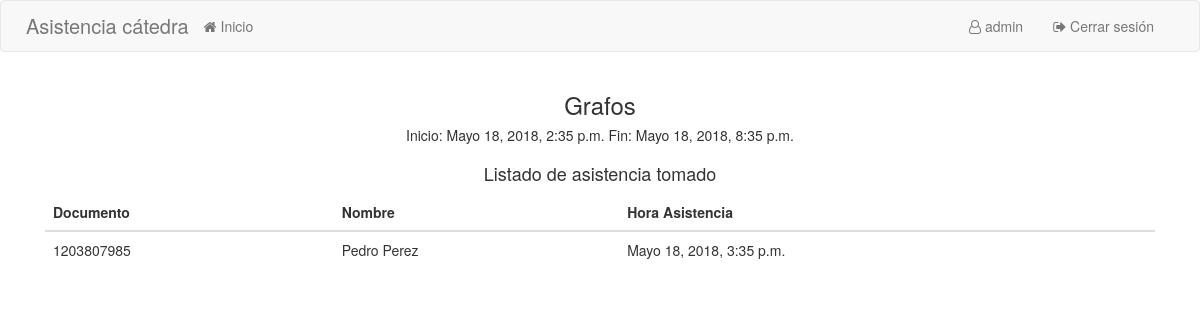
Before: /clase/1/3/ (signed in) with the older database file.
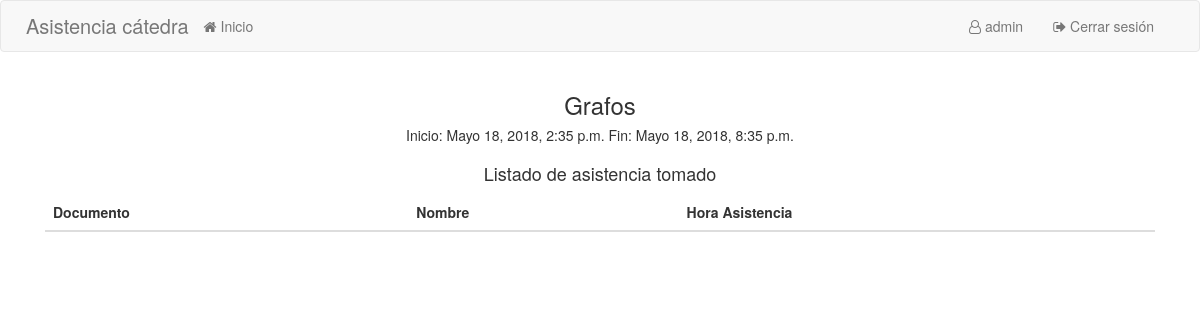
After: the same page with the newer database file.
### qr/models.py (models this page shows, shortened)
class Asistencia(models.Model):
    curso = models.ForeignKey(Curso, on_delete=models.CASCADE)
    estudiante = models.ForeignKey(Estudiante, on_delete=models.CASCADE)
    monitor = models.ForeignKey(User, on_delete=models.CASCADE)
    fecha = models.DateTimeField(default=datetime.now)

class Estudiante(models.Model):
    identificacion = models.CharField(max_length=20)
    tipo_documento = models.CharField(max_length=30, choices=DOCUMENTOS)
    nombre = models.CharField(max_length=200)
    correo = models.CharField(max_length=100)
    cursos = models.ManyToManyField(Curso)

### qr/views.py (the view)
# urls.py: url(r"^clase/(?P<id_curso>[0-9]+)/(?P<id_clase>[0-9]+)/$", views.clase, name="clase"),
def clase(request,id_curso, id_clase):
    curso = get_object_or_404(Curso, pk=id_curso)
    clase = get_object_or_404(Clase, pk=id_clase)
    monitor = get_object_or_404(User, pk=request.user.id)
    if request.user.is_authenticated():
        if request.method == "POST":
            qr_text = request.body.decode("utf-8").split("?")
            estudiante = get_object_or_404(Estudiante, identificacion=qr_text[0])
            response = {}
            if curso in estudiante.cursos.all() and curso.identificador == int(qr_text[1]) and monitor in curso.monitores.all():
                asistencia = Asistencia.objects.create(curso=curso, estudiante=estudiante, monitor=monitor, fecha=datetime.now(tz=timezone.utc))
                response["status"] = 200
                response["message"] = "Asistencia tomada con exito"
                response["asistencia"] = {"nombre": asistencia.estudiante.nombre, "documento": asistencia.estudiante.identificacion}
                print("Asistencia tomada")
            else:
                response["status"] = -200
                response["message"] = "No se puede tomar la asistencia al estudiante"
                print("Error al tomar asistencia")
            return HttpResponse(JsonResponse(response))
    asistencias = Asistencia.objects.filter(Q(fecha__gt=clase.inicio) & Q(fecha__lt=clase.fin) & Q(curso=curso))
    context = {
        "clase": clase,
        "curso": curso,
        "active": clase.inicio <= datetime.now(tz=timezone.utc) and clase.fin > datetime.now(tz=timezone.utc),
        "asistencias":asistencias
    }
    return render(request, "qr/clase.html", context)

### templates/qr/clase.html (shortened to what this page needs)
{% extends 'qr/base.html' %}
{% load staticfiles %}
{% block head %}
    <link rel='stylesheet' href="{% static "qr/css/qr.css" %}" />
{% endblock %}
{% block body %}
    <div class="container" ng-app="Scanner" ng-controller="scan-controller">
        <div class="row center">
            <h3>{{ curso.nombre }}</h3>
            <h5>Inicio: {{ clase.inicio }}  Fin: {{ clase.fin }} </h5>
        </div>
        <div clas="row">
            <div class="col-sm-12">
                <h4>Listado de asistencia tomado</h4>
                <table class="table">
                  <thead class="thead-light">
                    <tr>
                      <th scope="col">Documento</th>
                      <th scope="col">Nombre</th>
                      <th scope="col">Hora Asistencia</th>
                    </tr>
                  </thead>
                  <tbody>
                    {%  for asistencia in asistencias %}
                        <tr>
                          <td>{{ asistencia.estudiante.identificacion }}</td>
                          <td>{{ asistencia.estudiante.nombre }}</td>
                          <td>{{ asistencia.fecha }}</td>
                        </tr>
                    {% endfor %}
                  </tbody>
                </table>
            </div>
        </div>
    </div>
{% endblock %}

Changed rows visible on the page:
removed Asistencia: estudiante.identificacion "1203807985", estudiante.nombre "Pedro Perez", fecha "Mayo 18, 2018, 3:35 p.m."
